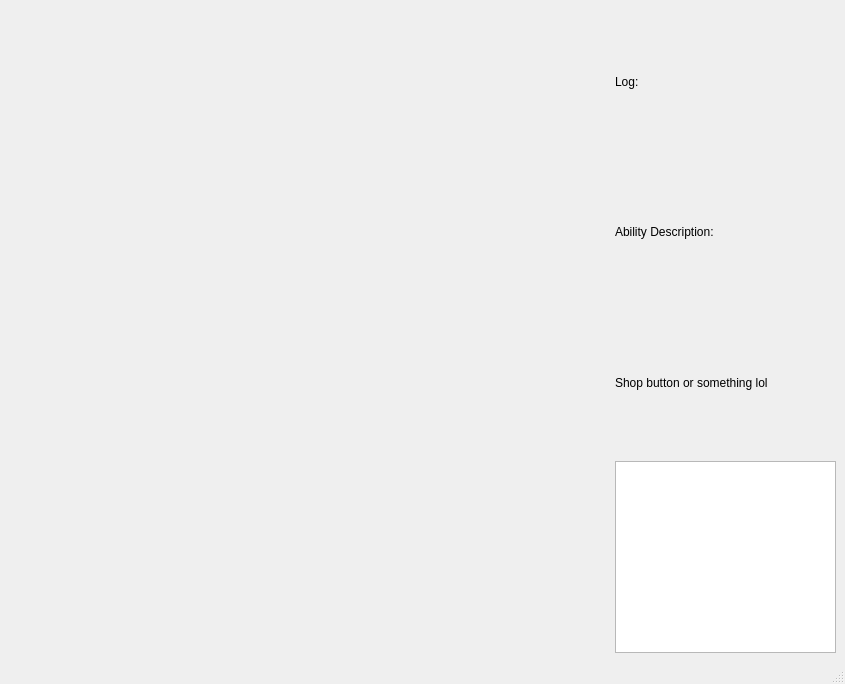
<?xml version="1.0" encoding="UTF-8"?>
<ui version="4.0">
 <class>MainWindow</class>
 <widget class="QMainWindow" name="MainWindow">
  <property name="geometry">
   <rect>
    <x>0</x>
    <y>0</y>
    <width>845</width>
    <height>684</height>
   </rect>
  </property>
  <property name="windowTitle">
   <string>MainWindow</string>
  </property>
  <widget class="QWidget" name="centralwidget">
   <layout class="QHBoxLayout" name="horizontalLayout_2">
    <item>
     <widget class="QWidget" name="chesswdg" native="true">
      <property name="enabled">
       <bool>true</bool>
      </property>
      <property name="sizePolicy">
       <sizepolicy hsizetype="Preferred" vsizetype="Preferred">
        <horstretch>0</horstretch>
        <verstretch>0</verstretch>
       </sizepolicy>
      </property>
      <property name="minimumSize">
       <size>
        <width>600</width>
        <height>600</height>
       </size>
      </property>
      <property name="styleSheet">
       <string notr="true">    border-image: url(&quot;:/img/board.png&quot;) 0 0 0 0 stretch stretch;</string>
      </property>
      <layout class="QGridLayout" name="gridLayout_2">
       <property name="sizeConstraint">
        <enum>QLayout::SetDefaultConstraint</enum>
       </property>
       <property name="leftMargin">
        <number>0</number>
       </property>
       <property name="topMargin">
        <number>0</number>
       </property>
       <property name="rightMargin">
        <number>0</number>
       </property>
       <property name="bottomMargin">
        <number>0</number>
       </property>
       <property name="spacing">
        <number>0</number>
       </property>
       <item row="1" column="3">
        <widget class="DraggableLabel" name="d7">
         <property name="styleSheet">
          <string notr="true">    border-image: url(&quot;:/img/black_pawn.png&quot;) 0 0 0 0 stretch stretch;\n</string>
         </property>
        </widget>
       </item>
       <item row="6" column="4">
        <widget class="DraggableLabel" name="e2">
         <property name="styleSheet">
          <string notr="true">    border-image: url(&quot;:/img/white_pawn.png&quot;) 0 0 0 0 stretch stretch;\n</string>
         </property>
        </widget>
       </item>
       <item row="1" column="4">
        <widget class="DraggableLabel" name="e7">
         <property name="styleSheet">
          <string notr="true">    border-image: url(&quot;:/img/black_pawn.png&quot;) 0 0 0 0 stretch stretch;\n</string>
         </property>
        </widget>
       </item>
       <item row="5" column="1">
        <widget class="DraggableLabel" name="b3">
         <property name="styleSheet">
          <string notr="true">    border-image: url(&quot;:/img/blank.png&quot;) 0 0 0 0 stretch stretch;\n</string>
         </property>
        </widget>
       </item>
       <item row="5" column="2">
        <widget class="DraggableLabel" name="c3">
         <property name="styleSheet">
          <string notr="true">    border-image: url(&quot;:/img/blank.png&quot;) 0 0 0 0 stretch stretch;\n</string>
         </property>
        </widget>
       </item>
       <item row="1" column="1">
        <widget class="DraggableLabel" name="b7">
         <property name="styleSheet">
          <string notr="true">    border-image: url(&quot;:/img/black_pawn.png&quot;) 0 0 0 0 stretch stretch;\n</string>
         </property>
        </widget>
       </item>
       <item row="0" column="2">
        <widget class="DraggableLabel" name="c8">
         <property name="styleSheet">
          <string notr="true">    border-image: url(&quot;:/img/black_bishop.png&quot;) 0 0 0 0 stretch stretch;
</string>
         </property>
        </widget>
       </item>
       <item row="0" column="5">
        <widget class="DraggableLabel" name="f8">
         <property name="styleSheet">
          <string notr="true">    border-image: url(&quot;:/img/black_bishop.png&quot;) 0 0 0 0 stretch stretch;
</string>
         </property>
        </widget>
       </item>
       <item row="5" column="5">
        <widget class="DraggableLabel" name="f3">
         <property name="styleSheet">
          <string notr="true">    border-image: url(&quot;:/img/blank.png&quot;) 0 0 0 0 stretch stretch;\n</string>
         </property>
        </widget>
       </item>
       <item row="2" column="3">
        <widget class="DraggableLabel" name="d6">
         <property name="styleSheet">
          <string notr="true">    border-image: url(&quot;:/img/blank.png&quot;) 0 0 0 0 stretch stretch;\n</string>
         </property>
        </widget>
       </item>
       <item row="5" column="4">
        <widget class="DraggableLabel" name="e3">
         <property name="styleSheet">
          <string notr="true">    border-image: url(&quot;:/img/blank.png&quot;) 0 0 0 0 stretch stretch;\n</string>
         </property>
        </widget>
       </item>
       <item row="1" column="2">
        <widget class="DraggableLabel" name="c7">
         <property name="styleSheet">
          <string notr="true">    border-image: url(&quot;:/img/black_pawn.png&quot;) 0 0 0 0 stretch stretch;\n</string>
         </property>
        </widget>
       </item>
       <item row="7" column="0">
        <widget class="DraggableLabel" name="a1">
         <property name="styleSheet">
          <string notr="true">    border-image: url(&quot;:/img/white_rook.png&quot;) 0 0 0 0 stretch stretch;
</string>
         </property>
        </widget>
       </item>
       <item row="4" column="7">
        <widget class="DraggableLabel" name="h4">
         <property name="styleSheet">
          <string notr="true">    border-image: url(&quot;:/img/blank.png&quot;) 0 0 0 0 stretch stretch;\n</string>
         </property>
        </widget>
       </item>
       <item row="3" column="2">
        <widget class="DraggableLabel" name="c5">
         <property name="styleSheet">
          <string notr="true">    border-image: url(&quot;:/img/blank.png&quot;) 0 0 0 0 stretch stretch;\n</string>
         </property>
        </widget>
       </item>
       <item row="3" column="0">
        <widget class="DraggableLabel" name="a5">
         <property name="styleSheet">
          <string notr="true">    border-image: url(&quot;:/img/blank.png&quot;) 0 0 0 0 stretch stretch;\n</string>
         </property>
        </widget>
       </item>
       <item row="2" column="5">
        <widget class="DraggableLabel" name="f6">
         <property name="styleSheet">
          <string notr="true">    border-image: url(&quot;:/img/blank.png&quot;) 0 0 0 0 stretch stretch;\n</string>
         </property>
        </widget>
       </item>
       <item row="2" column="7">
        <widget class="DraggableLabel" name="h6">
         <property name="styleSheet">
          <string notr="true">    border-image: url(&quot;:/img/blank.png&quot;) 0 0 0 0 stretch stretch;\n</string>
         </property>
        </widget>
       </item>
       <item row="1" column="5">
        <widget class="DraggableLabel" name="f7">
         <property name="styleSheet">
          <string notr="true">    border-image: url(&quot;:/img/black_pawn.png&quot;) 0 0 0 0 stretch stretch;\n</string>
         </property>
        </widget>
       </item>
       <item row="5" column="3">
        <widget class="DraggableLabel" name="d3">
         <property name="styleSheet">
          <string notr="true">    border-image: url(&quot;:/img/blank.png&quot;) 0 0 0 0 stretch stretch;\n</string>
         </property>
        </widget>
       </item>
       <item row="2" column="0">
        <widget class="DraggableLabel" name="a6">
         <property name="styleSheet">
          <string notr="true">    border-image: url(&quot;:/img/blank.png&quot;) 0 0 0 0 stretch stretch;\n</string>
         </property>
        </widget>
       </item>
       <item row="0" column="6">
        <widget class="DraggableLabel" name="g8">
         <property name="styleSheet">
          <string notr="true">    border-image: url(&quot;:/img/black_knight.png&quot;) 0 0 0 0 stretch stretch;
</string>
         </property>
        </widget>
       </item>
       <item row="0" column="7">
        <widget class="DraggableLabel" name="h8">
         <property name="styleSheet">
          <string notr="true">    border-image: url(&quot;:/img/black_rook.png&quot;) 0 0 0 0 stretch stretch;
</string>
         </property>
        </widget>
       </item>
       <item row="6" column="3">
        <widget class="DraggableLabel" name="d2">
         <property name="styleSheet">
          <string notr="true">    border-image: url(&quot;:/img/white_pawn.png&quot;) 0 0 0 0 stretch stretch;\n</string>
         </property>
        </widget>
       </item>
       <item row="3" column="3">
        <widget class="DraggableLabel" name="d5">
         <property name="styleSheet">
          <string notr="true">    border-image: url(&quot;:/img/blank.png&quot;) 0 0 0 0 stretch stretch;\n</string>
         </property>
        </widget>
       </item>
       <item row="0" column="4">
        <widget class="DraggableLabel" name="e8">
         <property name="styleSheet">
          <string notr="true">border-image: url(&quot;:/img/black_king.png&quot;) 0 0 0 0 stretch stretch;\n</string>
         </property>
        </widget>
       </item>
       <item row="6" column="1">
        <widget class="DraggableLabel" name="b2">
         <property name="styleSheet">
          <string notr="true">    border-image: url(&quot;:/img/white_pawn.png&quot;) 0 0 0 0 stretch stretch;\n</string>
         </property>
        </widget>
       </item>
       <item row="4" column="0">
        <widget class="DraggableLabel" name="a4">
         <property name="styleSheet">
          <string notr="true">    border-image: url(&quot;:/img/blank.png&quot;) 0 0 0 0 stretch stretch;\n</string>
         </property>
        </widget>
       </item>
       <item row="3" column="5">
        <widget class="DraggableLabel" name="f5">
         <property name="styleSheet">
          <string notr="true">    border-image: url(&quot;:/img/blank.png&quot;) 0 0 0 0 stretch stretch;\n</string>
         </property>
        </widget>
       </item>
       <item row="7" column="1">
        <widget class="DraggableLabel" name="b1">
         <property name="styleSheet">
          <string notr="true">    border-image: url(&quot;:/img/white_knight.png&quot;) 0 0 0 0 stretch stretch;\n</string>
         </property>
        </widget>
       </item>
       <item row="7" column="6">
        <widget class="DraggableLabel" name="g1">
         <property name="styleSheet">
          <string notr="true">    border-image: url(&quot;:/img/white_knight.png&quot;) 0 0 0 0 stretch stretch;
</string>
         </property>
        </widget>
       </item>
       <item row="6" column="6">
        <widget class="DraggableLabel" name="g2">
         <property name="styleSheet">
          <string notr="true">    border-image: url(&quot;:/img/white_pawn.png&quot;) 0 0 0 0 stretch stretch;\n</string>
         </property>
        </widget>
       </item>
       <item row="0" column="0">
        <widget class="DraggableLabel" name="a8">
         <property name="styleSheet">
          <string notr="true">    border-image: url(&quot;:/img/black_rook.png&quot;) 0 0 0 0 stretch stretch;\n</string>
         </property>
        </widget>
       </item>
       <item row="2" column="2">
        <widget class="DraggableLabel" name="c6">
         <property name="styleSheet">
          <string notr="true">    border-image: url(&quot;:/img/blank.png&quot;) 0 0 0 0 stretch stretch;\n</string>
         </property>
        </widget>
       </item>
       <item row="0" column="1">
        <widget class="DraggableLabel" name="b8">
         <property name="styleSheet">
          <string notr="true">    border-image: url(&quot;:/img/black_knight.png&quot;) 0 0 0 0 stretch stretch;
</string>
         </property>
        </widget>
       </item>
       <item row="1" column="0">
        <widget class="DraggableLabel" name="a7">
         <property name="styleSheet">
          <string notr="true">    border-image: url(&quot;:/img/black_pawn.png&quot;) 0 0 0 0 stretch stretch;\n</string>
         </property>
        </widget>
       </item>
       <item row="3" column="6">
        <widget class="DraggableLabel" name="g5">
         <property name="styleSheet">
          <string notr="true">    border-image: url(&quot;:/img/blank.png&quot;) 0 0 0 0 stretch stretch;\n</string>
         </property>
        </widget>
       </item>
       <item row="4" column="2">
        <widget class="DraggableLabel" name="c4">
         <property name="styleSheet">
          <string notr="true">    border-image: url(&quot;:/img/blank.png&quot;) 0 0 0 0 stretch stretch;\n</string>
         </property>
        </widget>
       </item>
       <item row="6" column="5">
        <widget class="DraggableLabel" name="f2">
         <property name="styleSheet">
          <string notr="true">    border-image: url(&quot;:/img/white_pawn.png&quot;) 0 0 0 0 stretch stretch;\n</string>
         </property>
        </widget>
       </item>
       <item row="1" column="7">
        <widget class="DraggableLabel" name="h7">
         <property name="styleSheet">
          <string notr="true">    border-image: url(&quot;:/img/black_pawn.png&quot;) 0 0 0 0 stretch stretch;\n</string>
         </property>
        </widget>
       </item>
       <item row="2" column="1">
        <widget class="DraggableLabel" name="b6">
         <property name="styleSheet">
          <string notr="true">    border-image: url(&quot;:/img/blank.png&quot;) 0 0 0 0 stretch stretch;\n</string>
         </property>
        </widget>
       </item>
       <item row="4" column="6">
        <widget class="DraggableLabel" name="g4">
         <property name="styleSheet">
          <string notr="true">    border-image: url(&quot;:/img/blank.png&quot;) 0 0 0 0 stretch stretch;\n</string>
         </property>
        </widget>
       </item>
       <item row="7" column="3">
        <widget class="DraggableLabel" name="d1">
         <property name="styleSheet">
          <string notr="true">    border-image: url(&quot;:/img/white_queen.png&quot;) 0 0 0 0 stretch stretch;\n</string>
         </property>
        </widget>
       </item>
       <item row="4" column="4">
        <widget class="DraggableLabel" name="e4">
         <property name="styleSheet">
          <string notr="true">    border-image: url(&quot;:/img/blank.png&quot;) 0 0 0 0 stretch stretch;\n</string>
         </property>
        </widget>
       </item>
       <item row="7" column="4">
        <widget class="DraggableLabel" name="e1">
         <property name="styleSheet">
          <string notr="true">    border-image: url(&quot;:/img/white_king.png&quot;) 0 0 0 0 stretch stretch;\n</string>
         </property>
        </widget>
       </item>
       <item row="5" column="6">
        <widget class="DraggableLabel" name="g3">
         <property name="styleSheet">
          <string notr="true">    border-image: url(&quot;:/img/blank.png&quot;) 0 0 0 0 stretch stretch;\n</string>
         </property>
        </widget>
       </item>
       <item row="4" column="3">
        <widget class="DraggableLabel" name="d4">
         <property name="styleSheet">
          <string notr="true">    border-image: url(&quot;:/img/blank.png&quot;) 0 0 0 0 stretch stretch;\n</string>
         </property>
        </widget>
       </item>
       <item row="3" column="1">
        <widget class="DraggableLabel" name="b5">
         <property name="styleSheet">
          <string notr="true">    border-image: url(&quot;:/img/blank.png&quot;) 0 0 0 0 stretch stretch;\n</string>
         </property>
        </widget>
       </item>
       <item row="6" column="7">
        <widget class="DraggableLabel" name="h2">
         <property name="styleSheet">
          <string notr="true">    border-image: url(&quot;:/img/white_pawn.png&quot;) 0 0 0 0 stretch stretch;\n</string>
         </property>
        </widget>
       </item>
       <item row="5" column="7">
        <widget class="DraggableLabel" name="h3">
         <property name="styleSheet">
          <string notr="true">    border-image: url(&quot;:/img/blank.png&quot;) 0 0 0 0 stretch stretch;\n</string>
         </property>
        </widget>
       </item>
       <item row="2" column="4">
        <widget class="DraggableLabel" name="e6">
         <property name="styleSheet">
          <string notr="true">    border-image: url(&quot;:/img/blank.png&quot;) 0 0 0 0 stretch stretch;\n</string>
         </property>
        </widget>
       </item>
       <item row="7" column="5">
        <widget class="DraggableLabel" name="f1">
         <property name="styleSheet">
          <string notr="true">    border-image: url(&quot;:/img/white_bishop.png&quot;) 0 0 0 0 stretch stretch;
</string>
         </property>
        </widget>
       </item>
       <item row="3" column="7">
        <widget class="DraggableLabel" name="h5">
         <property name="styleSheet">
          <string notr="true">    border-image: url(&quot;:/img/blank.png&quot;) 0 0 0 0 stretch stretch;\n</string>
         </property>
        </widget>
       </item>
       <item row="7" column="2">
        <widget class="DraggableLabel" name="c1">
         <property name="styleSheet">
          <string notr="true">    border-image: url(&quot;:/img/white_bishop.png&quot;) 0 0 0 0 stretch stretch;\n</string>
         </property>
        </widget>
       </item>
       <item row="7" column="7">
        <widget class="DraggableLabel" name="h1">
         <property name="styleSheet">
          <string notr="true">    border-image: url(&quot;:/img/white_rook.png&quot;) 0 0 0 0 stretch stretch;
</string>
         </property>
        </widget>
       </item>
       <item row="4" column="1">
        <widget class="DraggableLabel" name="b4">
         <property name="styleSheet">
          <string notr="true">    border-image: url(&quot;:/img/blank.png&quot;) 0 0 0 0 stretch stretch;\n</string>
         </property>
        </widget>
       </item>
       <item row="1" column="6">
        <widget class="DraggableLabel" name="g7">
         <property name="styleSheet">
          <string notr="true">    border-image: url(&quot;:/img/black_pawn.png&quot;) 0 0 0 0 stretch stretch;\n</string>
         </property>
        </widget>
       </item>
       <item row="4" column="5">
        <widget class="DraggableLabel" name="f4">
         <property name="styleSheet">
          <string notr="true">    border-image: url(&quot;:/img/blank.png&quot;) 0 0 0 0 stretch stretch;\n</string>
         </property>
        </widget>
       </item>
       <item row="3" column="4">
        <widget class="DraggableLabel" name="e5">
         <property name="styleSheet">
          <string notr="true">    border-image: url(&quot;:/img/blank.png&quot;) 0 0 0 0 stretch stretch;\n</string>
         </property>
        </widget>
       </item>
       <item row="5" column="0">
        <widget class="DraggableLabel" name="a3">
         <property name="styleSheet">
          <string notr="true">    border-image: url(&quot;:/img/blank.png&quot;) 0 0 0 0 stretch stretch;\n</string>
         </property>
        </widget>
       </item>
       <item row="6" column="0">
        <widget class="DraggableLabel" name="a2">
         <property name="styleSheet">
          <string notr="true">    border-image: url(&quot;:/img/white_pawn.png&quot;) 0 0 0 0 stretch stretch;\n</string>
         </property>
        </widget>
       </item>
       <item row="0" column="3">
        <widget class="DraggableLabel" name="d8">
         <property name="styleSheet">
          <string notr="true">    border-image: url(&quot;:/img/black_queen.png&quot;) 0 0 0 0 stretch stretch;\n</string>
         </property>
        </widget>
       </item>
       <item row="2" column="6">
        <widget class="DraggableLabel" name="g6">
         <property name="styleSheet">
          <string notr="true">    border-image: url(&quot;:/img/blank.png&quot;) 0 0 0 0 stretch stretch;\n</string>
         </property>
        </widget>
       </item>
       <item row="6" column="2">
        <widget class="DraggableLabel" name="c2">
         <property name="styleSheet">
          <string notr="true">    border-image: url(&quot;:/img/white_pawn.png&quot;) 0 0 0 0 stretch stretch;\n</string>
         </property>
        </widget>
       </item>
      </layout>
     </widget>
    </item>
    <item>
     <layout class="QVBoxLayout" name="verticalLayout">
      <item>
       <widget class="QLabel" name="label">
        <property name="text">
         <string>Log:</string>
        </property>
       </widget>
      </item>
      <item>
       <widget class="QLabel" name="label_67">
        <property name="text">
         <string>Ability Description:</string>
        </property>
       </widget>
      </item>
      <item>
       <widget class="QLabel" name="label_66">
        <property name="text">
         <string>Shop button or something lol</string>
        </property>
       </widget>
      </item>
      <item>
       <widget class="QTextEdit" name="textEdit">
        <property name="sizePolicy">
         <sizepolicy hsizetype="Preferred" vsizetype="Preferred">
          <horstretch>0</horstretch>
          <verstretch>0</verstretch>
         </sizepolicy>
        </property>
       </widget>
      </item>
     </layout>
    </item>
   </layout>
  </widget>
  <widget class="QMenuBar" name="menubar">
   <property name="geometry">
    <rect>
     <x>0</x>
     <y>0</y>
     <width>845</width>
     <height>22</height>
    </rect>
   </property>
  </widget>
  <widget class="QStatusBar" name="statusbar"/>
 </widget>
 <customwidgets>
  <customwidget>
   <class>DraggableLabel</class>
   <extends>QLabel</extends>
   <header>DraggableLabel.h</header>
  </customwidget>
 </customwidgets>
 <resources/>
 <connections/>
</ui>
